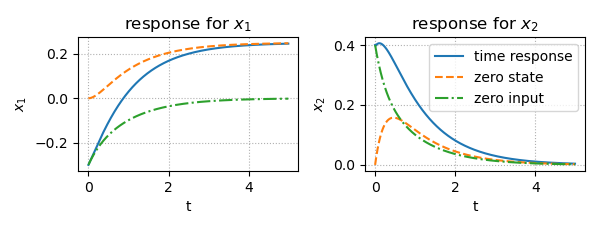

Generate this figure with Python:
"""
2021/03/02
@Yuya Shimizu

状態空間モデルの時間応答
"""
import numpy as np
from control import  ss
from control.matlab import  initial, step, lsim
from for_plot import *
import matplotlib.pyplot as plt

##状態空間モデルの設定
A = [[ 0,  1],
       [-4, -5]]

B = [[0],
        [1]]

C = [[ 1, 0],
       [ 0, 1]]     #np.eye(2)とも記述できる

D = [[0],
        [0]]        #np.zeros([2,1])とも記述できる

P = ss(A, B, C, D)


##時間応答 (=零入力応答 + 零状態応答)
Td = np.arange(0, 5, 0.01)    #シミュレーション時間
Ud = 1*(Td>0)
x0 = [-0.3, 0.4]            #初期値

xst, t = step(P, Td)           #零状態応答
xin, _ = initial(P, Td, x0)   #零入力応答
x, _, _ = lsim(P, Ud, Td, x0)   #時間応答

##描画
fig, ax = plt.subplots(1, 2, figsize=(6, 2.3))

for i in [0, 1]:
    ax[i].plot(t, x[:, i], label = 'time response')             #時間応答の描画
    ax[i].plot(t, xst[:, i], ls = '--', label = 'zero state')    #零状態応答の描画
    ax[i].plot(t, xin[:, i], ls = '-.', label = 'zero input')    #零入力応答の描画

ax[0].set_title('response for $x_1$')
ax[1].set_title('response for $x_2$')
plot_set(ax[0], 't', '$x_1$')
plot_set(ax[1], 't', '$x_2$', 'best')
fig.tight_layout()
plt.show()
